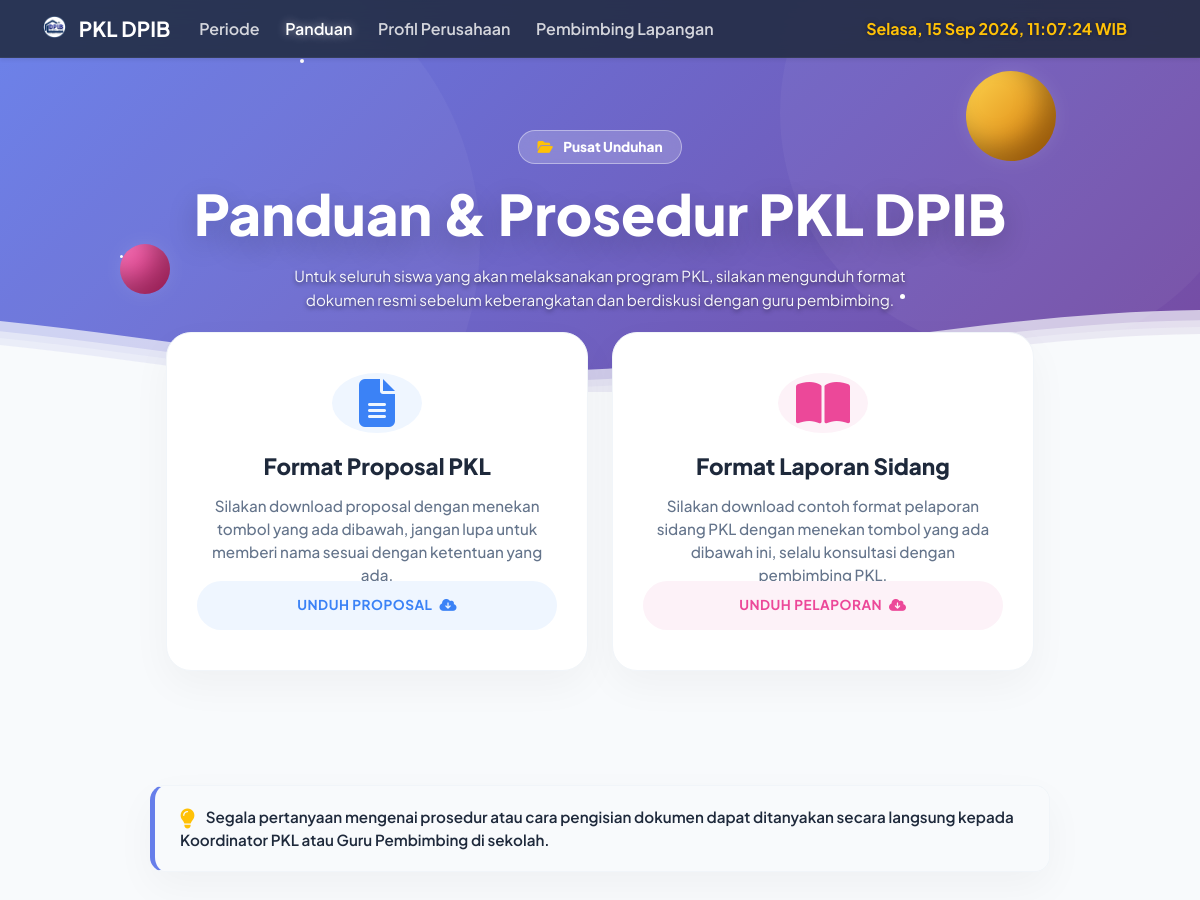
The app's page /panduan-pkl.php with its own data.
### tables this page shows
CREATE TABLE `format_laporan` (
  `id` int(11) NOT NULL,
  `tipe` enum('proposal','pelaporan') NOT NULL,
  `deskripsi` text DEFAULT NULL,
  `file_path` varchar(255) DEFAULT NULL,
  `created_at` timestamp NOT NULL DEFAULT current_timestamp()
);

### panduan-pkl.php (the view, shortened to what this page needs)
<?php
$koneksi = null;
$error_message_koneksi = null;
$page_title = "Panduan & Prosedur PKL DPIB";
$data_formats = [];
$upload_base_path = 'uploads/format/';
if (isset($koneksi) && $koneksi instanceof mysqli && $koneksi->connect_error === null) {
    $formats_result = $koneksi->query("SELECT tipe, deskripsi, file_path FROM format_laporan");
    if ($formats_result) {
        while ($row = $formats_result->fetch_assoc()) {
            $data_formats[$row['tipe']] = $row;
        }
    } else {
        $error_message = "❌ Gagal mengambil data format: " . $koneksi->error;
    }
} else {
    $error_message = $error_message_koneksi;
}
$proposal_data = $data_formats['proposal'] ?? ['deskripsi' => 'Silakan download proposal resmi untuk pengajuan PKL Anda.', 'file_path' => null];
$pelaporan_data = $data_formats['pelaporan'] ?? ['deskripsi' => 'Silakan download contoh format pelaporan sidang PKL.', 'file_path' => null];
?>
<!doctype html>
<html lang="id">
<head>
    <link href="https://cdn.jsdelivr.net/npm/bootstrap@5.2.2/dist/css/bootstrap.min.css" rel="stylesheet">
    <link rel="stylesheet" href="https://cdnjs.cloudflare.com/ajax/libs/font-awesome/6.5.2/css/all.min.css">
</head>
<body>
    <?php include 'panel/header-publik.php'; ?>
    <div class="wrapper" id="top">
        <div class="space-elements">
            <div class="star" style="top: 15%; left: 25%; width: 4px; height: 4px; animation-delay: 0s;"></div>
            <div class="star" style="top: 30%; left: 85%; width: 6px; height: 6px; animation-delay: 1s;"></div>
            <div class="star" style="top: 65%; left: 10%; width: 3px; height: 3px; animation-delay: 0.5s;"></div>
            <div class="star" style="top: 75%; left: 75%; width: 5px; height: 5px; animation-delay: 1.5s;"></div>
            <div class="planet planet-1"></div>
            <div class="planet planet-2"></div>
        </div>
        <div class="container position-relative" style="z-index: 5;">
            <div class="d-inline-block mb-3" style="background: rgba(255,255,255,0.2); backdrop-filter: blur(10px); padding: 6px 18px; border-radius: 50px; font-size: 0.85rem; font-weight: 800; border: 1px solid rgba(255,255,255,0.4); color: white;">
                <i class="fas fa-folder-open me-2 text-warning"></i> Pusat Unduhan
            </div>
            <h1 class="hero-title"><?php echo $page_title; ?></h1>
            <p class="mt-3" style="max-width: 650px; margin: 0 auto; font-size: 0.95rem; color: rgba(255,255,255,0.95); line-height: 1.6; text-shadow: 0 2px 4px rgba(0,0,0,0.5);">
                Untuk seluruh siswa yang akan melaksanakan program PKL, silakan mengunduh format dokumen resmi sebelum keberangkatan dan berdiskusi dengan guru pembimbing.
            </p>
        </div>
    </div>
    <div class="page-content-wrapper">
        <div class="container">
            <div class="row justify-content-center">
                 <div class="col-12 col-lg-5 mb-4">
                    <div class="download-card card-proposal">
                        <div class="icon-wrapper">
                            <i class="fas fa-file-alt"></i>
                        </div>
                        <h3>Format Proposal PKL</h3>
                        <p>
                            <?php echo nl2br(htmlspecialchars($proposal_data['deskripsi'])); ?>
                        </p>
                        <?php if ($proposal_data['file_path']): ?>
                            <a href="<?php echo $upload_base_path . urlencode($proposal_data['file_path']); ?>" target="_blank" class="btn-download btn-proposal mt-auto">
                                Unduh Proposal <i class="fas fa-cloud-download-alt ms-1"></i>
                            </a>
                        <?php else: ?>
                            <div class="alert alert-warning py-2 small mt-auto fw-bold rounded-pill" role="alert" style="background: var(--download-blue-bg); border: none; color: var(--download-blue-text);"><i class="fas fa-lock me-1"></i> Dokumen Belum Tersedia</div>
                        <?php endif; ?>
                    </div>
                </div>
                <div class="col-12 col-lg-5 mb-4">
                    <div class="download-card card-pelaporan">
                        <div class="icon-wrapper">
                            <i class="fas fa-book-open"></i>
                        </div>
                        <h3>Format Laporan Sidang</h3>
                        <p>
                            <?php echo nl2br(htmlspecialchars($pelaporan_data['deskripsi'])); ?>
                        </p>
                        <?php if ($pelaporan_data['file_path']): ?>
                            <a href="<?php echo $upload_base_path . urlencode($pelaporan_data['file_path']); ?>" target="_blank" class="btn-download btn-pelaporan mt-auto">
                                Unduh Pelaporan <i class="fas fa-cloud-download-alt ms-1"></i>
                            </a>
                        <?php else: ?>
                            <div class="alert alert-warning py-2 small mt-auto fw-bold rounded-pill" role="alert" style="background: var(--download-pink-bg); border: none; color: var(--download-pink-text);"><i class="fas fa-lock me-1"></i> Dokumen Belum Tersedia</div>
                        <?php endif; ?>
                    </div>
                </div>
            </div>
            <div class="highlight-box mx-auto" style="max-width: 900px;">
                <i class="fas fa-lightbulb me-2 text-warning fs-5 align-middle"></i> Segala pertanyaan mengenai prosedur atau cara pengisian dokumen dapat ditanyakan secara langsung kepada Koordinator PKL atau Guru Pembimbing di sekolah.
            </div>
        </div>
    </div>
</body>
</html>

### panduan-pkl.php (style rules this page uses)
:root { --primary-grad: linear-gradient(135deg, #667eea 0%, #764ba2 100%); --accent-purple: #667eea; --accent-dark: #764ba2; --bg-light: #f8fafc; --text-dark: #1e293b; --card-shadow: 0 15px 40px rgba(0,0,0,0.04); --download-blue-bg: #eff6ff; --download-blue-text: #3b82f6; --download-pink-bg: #fdf2f8; --download-pink-text: #ec4899; }
body { font-family: 'Plus Jakarta Sans', sans-serif; background-color: var(--bg-light); color: var(--text-dark); overflow-x: hidden; padding-top: 0 !important; }
.wrapper { position: relative; z-index: 1; padding-top: 130px; padding-bottom: 80px; background: var(--primary-grad); overflow: hidden; text-align: center; }
.hero-title { font-size: 3.5rem; font-weight: 900; color: white; text-shadow: 0 10px 30px rgba(0,0,0,0.2); }
.wrapper::before { content: ''; position: absolute; top: -15%; left: -10%; width: 50vw; height: 50vw; background: rgba(255, 255, 255, 0.04); border-radius: 50%; z-index: 0; pointer-events: none; }
.wrapper::after { content: ''; position: absolute; bottom: 10%; right: -5%; width: 40vw; height: 40vw; background: rgba(255, 255, 255, 0.04); border-radius: 50%; z-index: 0; pointer-events: none; }
.space-elements { position: absolute; top: 0; left: 0; width: 100%; height: 100%; z-index: 1; pointer-events: none; }
.star { position: absolute; background: white; border-radius: 50%; animation: twinkle 3s infinite ease-in-out alternate; }
.planet { position: absolute; border-radius: 50%; box-shadow: inset -15px -15px 25px rgba(0,0,0,0.3), 0 0 20px rgba(255,255,255,0.1); }
.planet-1 { width: 90px; height: 90px; background: linear-gradient(135deg, #fcd34d 0%, #d97706 100%); top: 18%; right: 12%; animation: floatObj 8s ease-in-out infinite; }
.planet-2 { width: 50px; height: 50px; background: linear-gradient(135deg, #f472b6 0%, #db2777 100%); bottom: 25%; left: 10%; animation: floatObj 10s ease-in-out infinite reverse; }
.waves { position: absolute; bottom: 0; left: 0; width: 100%; height: 12vh; min-height: 80px; max-height: 120px; margin-bottom: -7px; z-index: 2; pointer-events: none; }
.page-content-wrapper { position: relative; z-index: 5; min-height: calc(100vh - 70px); padding: 0 15px 50px; width: 100%; max-width: 1100px; margin: 0 auto; }
.download-card { background: white; padding: 40px 30px; border-radius: 25px; text-align: center; box-shadow: var(--card-shadow); border: 1px solid #f1f5f9; transition: 0.3s; height: 100%; display: flex; flex-direction: column; justify-content: center; margin-top: -60px; position: relative; z-index: 10; }
.download-card .icon-wrapper { width: 90px; height: 90px; border-radius: 50%; margin: 0 auto 20px; display: flex; align-items: center; justify-content: center; transition: 0.3s; }
.download-card .icon-wrapper i { font-size: 3rem; }
.card-proposal .icon-wrapper { background-color: var(--download-blue-bg); }
.card-proposal .icon-wrapper i { color: var(--download-blue-text); }
.card-pelaporan .icon-wrapper { background-color: var(--download-pink-bg); }
.card-pelaporan .icon-wrapper i { color: var(--download-pink-text); }
.download-card h3 { font-size: 1.4rem; font-weight: 800; color: var(--text-dark); margin-bottom: 15px; }
.download-card p { font-size: 0.95rem; color: #64748b; font-weight: 500; min-height: 50px; margin-bottom: 25px; }
.btn-download { display: inline-block; padding: 12px 25px; border-radius: 50px; font-weight: 700; text-decoration: none; transition: 0.3s; text-transform: uppercase; letter-spacing: 0.5px; font-size: 0.85rem; }
.btn-proposal { background: var(--download-blue-bg); color: var(--download-blue-text); border: 2px solid transparent; }
.btn-pelaporan { background: var(--download-pink-bg); color: var(--download-pink-text); border: 2px solid transparent; }
.highlight-box { background-color: #f8fafc; border-left: 5px solid var(--accent-purple); padding: 20px 25px; margin-top: 30px; border-radius: 15px; font-size: 0.95rem; color: var(--text-dark); font-weight: 600; box-shadow: var(--card-shadow); border-top: 1px solid #f1f5f9; border-right: 1px solid #f1f5f9; border-bottom: 1px solid #f1f5f9; }

### records on screen
format_laporan: deskripsi "Silakan download proposal dengan menekan tombol yang ada dibawah, jangan lupa untuk memberi nama sesuai dengan ketentuan yang ada."
format_laporan: deskripsi "Silakan download contoh format pelaporan sidang PKL dengan menekan tombol yang ada dibawah ini, selalu konsultasi dengan pembimbing PKL."

### other values on screen
$item['text_long'] "Periode"
$item['text_long'] "Panduan"
$item['text_long'] "Profil Perusahaan"
$item['text_long'] "Pembimbing Lapangan"
$page_title "Panduan & Prosedur PKL DPIB"
